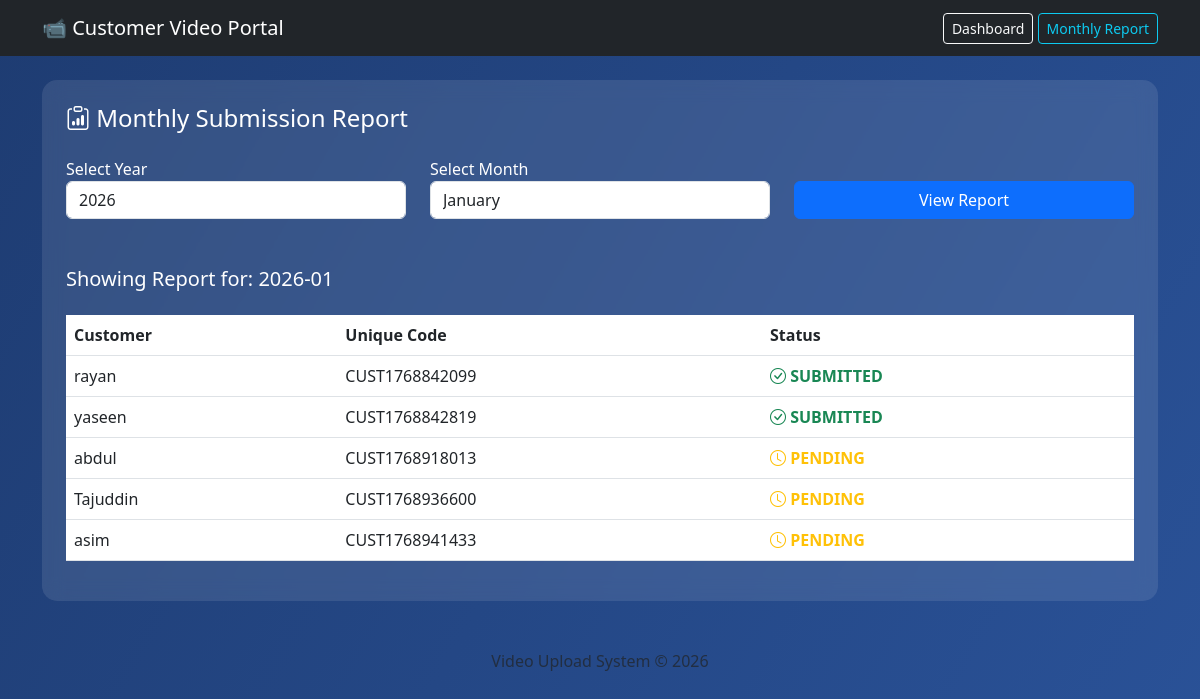
Page /report (signed in) on the earlier database version.
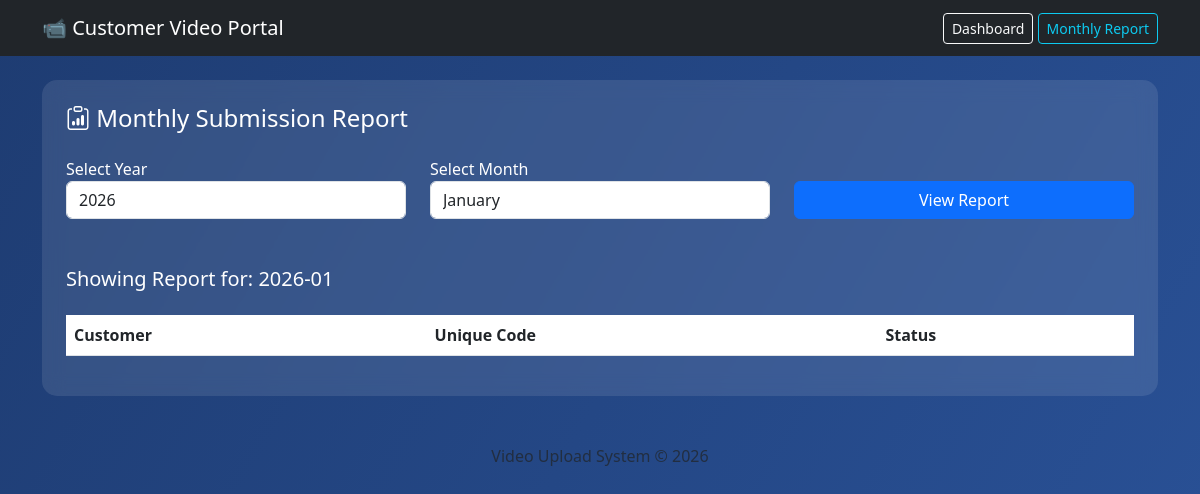
Same page on the later database version.
### tables this page shows
CREATE TABLE customers (
            id INTEGER PRIMARY KEY AUTOINCREMENT,
            name TEXT,
            unique_code TEXT
        );

### app.py (the view)
@app.route('/report')
def report():
    if not session.get('admin'):
        return redirect(url_for('login'))
    year = request.args.get('year')
    month = request.args.get('month')
    if not year or not month:
        now = datetime.now()
        year, month = now.strftime("%Y"), now.strftime("%m")
    selected_month = f"{year}-{month}"
    current_month = datetime.now().strftime("%Y-%m")
    conn = sqlite3.connect(DATABASE)
    c = conn.cursor()
    c.execute("SELECT id, name, unique_code FROM customers")
    customers = c.fetchall()
    report_data = []
    for cid, name, code in customers:
        c.execute("SELECT * FROM uploads WHERE customer_id=? AND month=?",
                  (cid, selected_month))
        upload = c.fetchone()
        if upload:
            status = "SUBMITTED"
        elif selected_month < current_month:
            status = "NOT SUBMITTED"
        else:
            status = "PENDING"
        report_data.append((name, code, status))
    conn.close()
    return render_template(
        "report.html",
        data=report_data,
        selected_year=year,
        selected_month=month
    )

### templates/report.html
{% extends "layout.html" %}
{% block content %}
<div class="card p-4">
<h4>
    <i class="bi bi-clipboard-data"></i>
    Monthly Submission Report
</h4>
<div class="mt-3 mb-4">
<form method="GET" action="/report">
<div class="row">
    <div class="col-md-4">
        <label>Select Year</label>
        <select name="year" class="form-control">
            {% for y in range(2024, 2031) %}
                <option value="{{ y }}"
                    {% if selected_year == y|string %}selected{% endif %}>
                    {{ y }}
                </option>
            {% endfor %}
        </select>
    </div>
    <div class="col-md-4">
        <label>Select Month</label>
        <select name="month" class="form-control">
            {% set months = [
                ('01','January'), ('02','February'), ('03','March'),
                ('04','April'), ('05','May'), ('06','June'),
                ('07','July'), ('08','August'), ('09','September'),
                ('10','October'), ('11','November'), ('12','December')
            ] %}
            {% for m in months %}
                <option value="{{ m[0] }}"
                    {% if selected_month == m[0] %}selected{% endif %}>
                    {{ m[1] }}
                </option>
            {% endfor %}
        </select>
    </div>
    <div class="col-md-4">
        <label>&nbsp;</label>
        <button class="btn btn-primary w-100">
            View Report
        </button>
    </div>
</div>
</form>
</div>
<h5 class="mt-4">
    Showing Report for: {{ selected_year }}-{{ selected_month }}
</h5>
<table class="table mt-3">
<tr>
    <th>Customer</th>
    <th>Unique Code</th>
    <th>Status</th>
</tr>
{% for row in data %}
<tr>
    <td>{{ row[0] }}</td>
    <td>{{ row[1] }}</td>
    {% if row[2] == 'SUBMITTED' %}
    <td class="text-success fw-bold">
        <i class="bi bi-check-circle"></i> SUBMITTED
    </td>
    {% elif row[2] == 'NOT SUBMITTED' %}
    <td class="text-danger fw-bold">
        <i class="bi bi-x-circle"></i> NOT SUBMITTED
    </td>
    {% else %}
    <td class="text-warning fw-bold">
        <i class="bi bi-clock"></i> PENDING
    </td>
    {% endif %}
</tr>
{% endfor %}
</table>
</div>
{% endblock %}

### templates/layout.html (shortened to what this page needs)
<!DOCTYPE html>
<html>
<head>
    <link href="https://cdn.jsdelivr.net/npm/bootstrap@5.3.0/dist/css/bootstrap.min.css" rel="stylesheet">
    <link rel="stylesheet" href="{{ url_for('static', filename='style.css') }}">
    <link rel="stylesheet" href="https://cdn.jsdelivr.net/npm/bootstrap-icons@1.10.5/font/bootstrap-icons.css">
</head>
<body>
<nav class="navbar navbar-dark bg-dark">
    <div class="container">
        <a class="navbar-brand">📹 Customer Video Portal</a>
        <div>
            <a href="/" class="btn btn-outline-light btn-sm">Dashboard</a>
            <a href="/report" class="btn btn-outline-info btn-sm">Monthly Report</a>
        </div>
    </div>
</nav>
<div class="container mt-4">
    {% block content %}
    {% endblock %}
</div>
<footer class="text-center mt-5 mb-3 text-muted">
    Video Upload System © 2026
</footer>
</body>
</html>

### static/style.css (style rules this page uses)
body { background: linear-gradient(120deg, #1e3c72, #2a5298); min-height: 100vh; color: white; }
.card { background: rgba(255, 255, 255, 0.1); backdrop-filter: blur(10px); border-radius: 15px; border: none; color: white; }
.table { background: white; color: black; border-radius: 10px; }

Differences in the rows shown:
removed customers: name "rayan", unique_code "CUST1768842099", shows "SUBMITTED"
removed customers: name "yaseen", unique_code "CUST1768842819", shows "SUBMITTED"
removed customers: name "abdul", unique_code "CUST1768918013", shows "PENDING"
removed customers: name "Tajuddin", unique_code "CUST1768936600", shows "PENDING"
removed customers: name "asim", unique_code "CUST1768941433", shows "PENDING"
